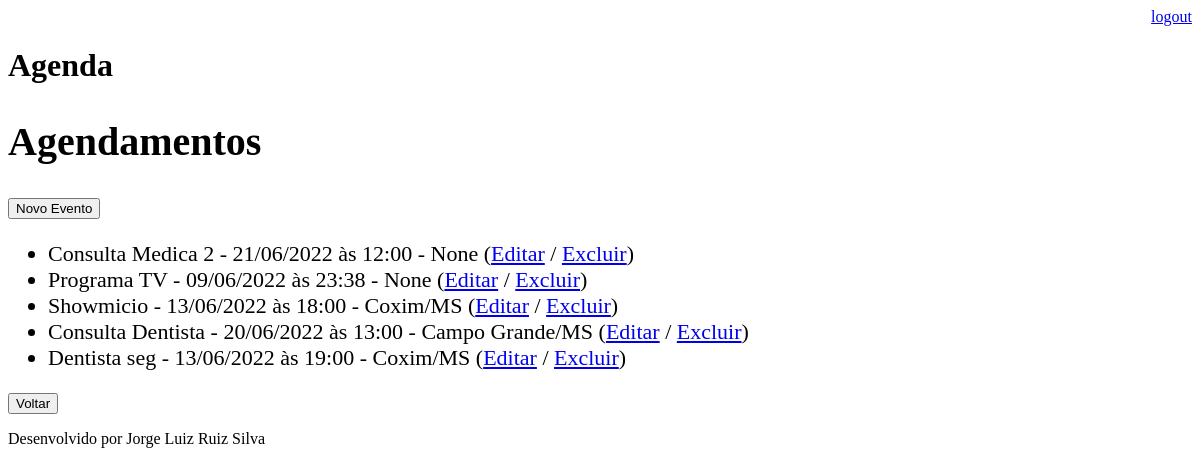
The app's page /agenda/ (signed in), older data.
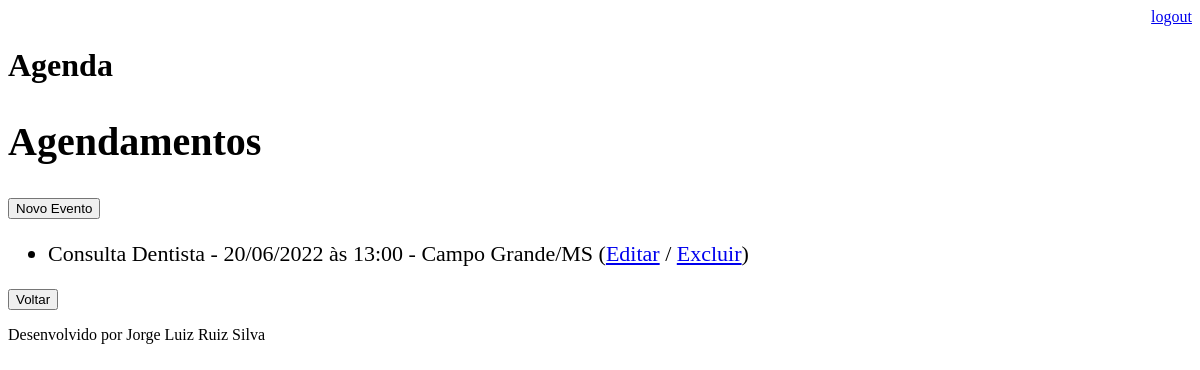
The same page, newer data.
### core/models.py (models this page shows, shortened)
class Evento(models.Model):
    titulo = models.CharField(max_length=100, verbose_name='Título')
    descricao = models.TextField(blank=True, null=True)
    data_evento = models.DateTimeField(verbose_name='Data do Evento')
    local_evento = models.TextField(blank=True, null=True)
    data_criacao = models.DateTimeField(auto_now=True, verbose_name='Data de Criação')
    usuario = models.ForeignKey(User, on_delete=models.CASCADE) #CASCADE se o usario for excluido será excluido todos o eventos deste usuario
    class Meta:
        db_table = 'evento' #Nome da Tabela
    def get_data_evento(self):
        return self.data_evento.strftime('%d/%m/%Y às %H:%M')
    def get_evento_atrasado(self):
        if self.data_evento < datetime.now():
            return True
        else:
            return False
    def get_evento_proximo(self):
        data_atual = datetime.now()
        data_proxima = datetime.now() + timedelta(hours=1)
        if (self.data_evento > data_atual) and (self.data_evento <= data_proxima):
            return True
        else:
            return False

### core/views.py (the view)
# urls.py: path('agenda/', views.lista_eventos),
@login_required(login_url='/login/')
def lista_eventos(request):
    usuario = request.user
    data_atual = datetime.now() - timedelta(hours=1)
    evento = Evento.objects.filter(usuario=usuario,
                                   data_evento__gt=data_atual)
    dados = {'eventos':evento}
    return render(request, 'agenda.html', dados)

### templates/agenda.html (shortened to what this page needs)
{% extends "model-page.html" %}
{% block content %}
    <h2 style="font-size: 40px">Agendamentos</h2>
    <a href="evento/">
        <button type="button">Novo Evento</button>
    </a>
    <ul style="font-size: 22px">
        {% for evento in eventos %}
            <li>
                <div style=
                            >
                    {{ evento.titulo }} - {{ evento.get_data_evento }} - {{ evento.local_evento }}
                    (<a href="evento/?id={{ evento.id }}">Editar</a>  /
                    <a href="evento/delete/{{ evento.id }}/">Excluir</a>)
                </div>
            </li>
        {% endfor %}
    </ul>
    <a href="/">
        <button type="button">Voltar</button>
    </a>
{% endblock %}

### templates/model-page.html
<!DOCTYPE html>
<html lang="en">
<head>
   {% include "model-header.html" %}
</head>
<body>
   {% block content %} {% endblock %}
   {% include "model-footer.html" %}
</body>
</html>

### templates/model-header.html (shortened to what this page needs)
<div align="right">
    <a href="/logout">logout</a>
</div>
<h1>Agenda</h1>

### templates/model-footer.html
<p>Desenvolvido por Jorge Luiz Ruiz Silva</p>

Row changes from the older to the newer data that the page shows:
no longer on this page (row edited): Evento: titulo "Consulta Medica 2", get_data_evento "21/06/2022 às 12:00", local_evento "None"
no longer on this page (row edited): Evento: titulo "Programa TV", get_data_evento "09/06/2022 às 23:38", local_evento "None"
no longer on this page (row edited): Evento: titulo "Showmicio", get_data_evento "13/06/2022 às 18:00", local_evento "Coxim/MS"
removed Evento: titulo "Dentista seg", get_data_evento "13/06/2022 às 19:00", local_evento "Coxim/MS"
